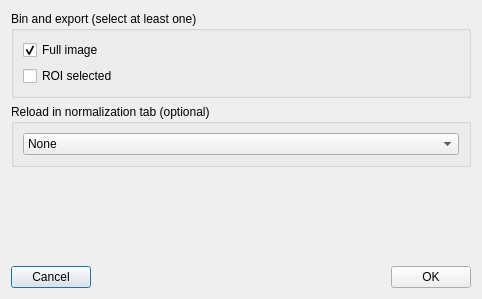
<?xml version="1.0" encoding="UTF-8"?>
<ui version="4.0">
 <class>Dialog</class>
 <widget class="QDialog" name="Dialog">
  <property name="windowModality">
   <enum>Qt::WindowModal</enum>
  </property>
  <property name="geometry">
   <rect>
    <x>0</x>
    <y>0</y>
    <width>482</width>
    <height>299</height>
   </rect>
  </property>
  <property name="windowTitle">
   <string>Bin TOF folders</string>
  </property>
  <layout class="QVBoxLayout" name="verticalLayout_2">
   <item>
    <widget class="QGroupBox" name="groupBox">
     <property name="title">
      <string>Bin and export (select at least one)</string>
     </property>
     <layout class="QVBoxLayout" name="verticalLayout">
      <item>
       <widget class="QCheckBox" name="full_image_checkBox">
        <property name="text">
         <string>Full image</string>
        </property>
        <property name="checked">
         <bool>true</bool>
        </property>
       </widget>
      </item>
      <item>
       <widget class="QCheckBox" name="roi_checkBox">
        <property name="text">
         <string>ROI selected</string>
        </property>
       </widget>
      </item>
     </layout>
    </widget>
   </item>
   <item>
    <widget class="QGroupBox" name="reload_groupBox">
     <property name="title">
      <string>Reload in normalization tab (optional)</string>
     </property>
     <layout class="QHBoxLayout" name="horizontalLayout_2">
      <item>
       <widget class="QComboBox" name="reload_comboBox">
        <item>
         <property name="text">
          <string>None</string>
         </property>
        </item>
        <item>
         <property name="text">
          <string>Full image</string>
         </property>
        </item>
        <item>
         <property name="text">
          <string>images of ROI selected</string>
         </property>
        </item>
       </widget>
      </item>
     </layout>
    </widget>
   </item>
   <item>
    <spacer name="verticalSpacer">
     <property name="orientation">
      <enum>Qt::Vertical</enum>
     </property>
     <property name="sizeHint" stdset="0">
      <size>
       <width>20</width>
       <height>74</height>
      </size>
     </property>
    </spacer>
   </item>
   <item>
    <layout class="QHBoxLayout" name="horizontalLayout">
     <item>
      <widget class="QPushButton" name="pushButton_2">
       <property name="text">
        <string>Cancel</string>
       </property>
      </widget>
     </item>
     <item>
      <spacer name="horizontalSpacer">
       <property name="orientation">
        <enum>Qt::Horizontal</enum>
       </property>
       <property name="sizeHint" stdset="0">
        <size>
         <width>40</width>
         <height>20</height>
        </size>
       </property>
      </spacer>
     </item>
     <item>
      <widget class="QPushButton" name="ok_pushButton">
       <property name="text">
        <string>OK</string>
       </property>
      </widget>
     </item>
    </layout>
   </item>
  </layout>
 </widget>
 <resources/>
 <connections>
  <connection>
   <sender>ok_pushButton</sender>
   <signal>clicked()</signal>
   <receiver>Dialog</receiver>
   <slot>ok_clicked()</slot>
   <hints>
    <hint type="sourcelabel">
     <x>422</x>
     <y>260</y>
    </hint>
    <hint type="destinationlabel">
     <x>317</x>
     <y>183</y>
    </hint>
   </hints>
  </connection>
  <connection>
   <sender>pushButton_2</sender>
   <signal>clicked()</signal>
   <receiver>Dialog</receiver>
   <slot>reject()</slot>
   <hints>
    <hint type="sourcelabel">
     <x>77</x>
     <y>260</y>
    </hint>
    <hint type="destinationlabel">
     <x>125</x>
     <y>183</y>
    </hint>
   </hints>
  </connection>
  <connection>
   <sender>full_image_checkBox</sender>
   <signal>clicked()</signal>
   <receiver>Dialog</receiver>
   <slot>bin_and_export_radio_button_clicked()</slot>
   <hints>
    <hint type="sourcelabel">
     <x>63</x>
     <y>35</y>
    </hint>
    <hint type="destinationlabel">
     <x>9</x>
     <y>96</y>
    </hint>
   </hints>
  </connection>
  <connection>
   <sender>roi_checkBox</sender>
   <signal>clicked()</signal>
   <receiver>Dialog</receiver>
   <slot>bin_and_export_radio_button_clicked()</slot>
   <hints>
    <hint type="sourcelabel">
     <x>91</x>
     <y>58</y>
    </hint>
    <hint type="destinationlabel">
     <x>430</x>
     <y>85</y>
    </hint>
   </hints>
  </connection>
 </connections>
 <slots>
  <slot>ok_clicked()</slot>
  <slot>bin_and_export_radio_button_clicked()</slot>
 </slots>
</ui>
